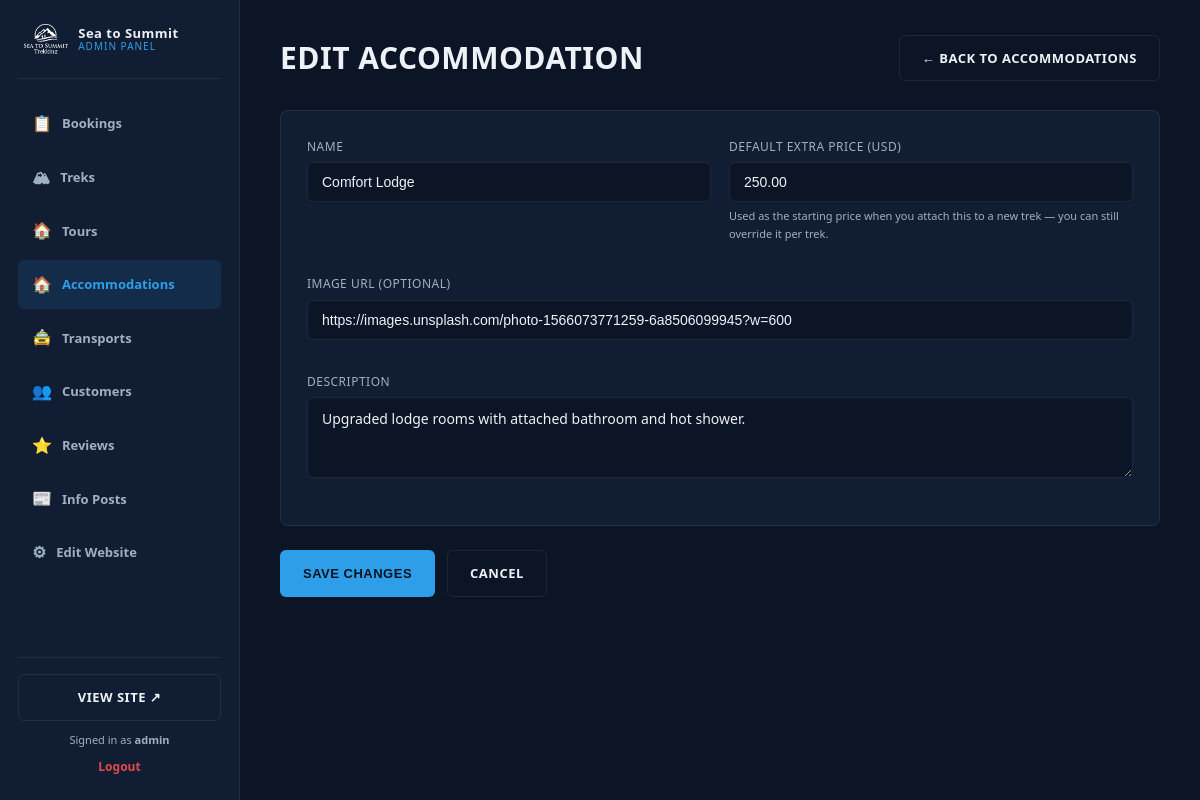
Page /admin/accommodation-form.php?id=2 (signed in) on the committed database.
### tables this page shows
CREATE TABLE accommodations (
    id INT AUTO_INCREMENT PRIMARY KEY,
    name VARCHAR(100) NOT NULL,
    description VARCHAR(255) NOT NULL,
    image_url VARCHAR(255) DEFAULT NULL,
    default_price DECIMAL(10,2) NOT NULL DEFAULT 0,
    created_at TIMESTAMP DEFAULT CURRENT_TIMESTAMP
);

### config.php (called while the page is built, shortened)
<?php
function h($str) {
    return htmlspecialchars($str ?? '', ENT_QUOTES, 'UTF-8');
}

### admin/accommodation-form.php (the view, shortened to what this page needs)
<?php
require_once '../config.php';
$id = isset($_GET['id']) ? (int)$_GET['id'] : (isset($_POST['id']) ? (int)$_POST['id'] : 0);
$isEdit = $id > 0;
$errors = [];
$item = ['name' => '', 'description' => '', 'image_url' => '', 'default_price' => 0];
if ($_SERVER['REQUEST_METHOD'] === 'POST') {
    $item['name'] = trim($_POST['name'] ?? '');
    $item['description'] = trim($_POST['description'] ?? '');
    $item['image_url'] = trim($_POST['image_url'] ?? '') ?: null;
    $item['default_price'] = (float)($_POST['default_price'] ?? 0);
    if ($item['name'] === '') $errors[] = 'Name is required.';
    if (empty($errors)) {
        if ($isEdit) {
            $stmt = $conn->prepare("UPDATE accommodations SET name=?, description=?, image_url=?, default_price=? WHERE id=?");
            $stmt->bind_param('sssdi', $item['name'], $item['description'], $item['image_url'], $item['default_price'], $id);
        } else {
            $stmt = $conn->prepare("INSERT INTO accommodations (name, description, image_url, default_price) VALUES (?,?,?,?)");
            $stmt->bind_param('sssd', $item['name'], $item['description'], $item['image_url'], $item['default_price']);
        }
        $stmt->execute();
        header('Location: accommodations.php?saved=1');
        exit;
    }
} elseif ($isEdit) {
    $stmt = $conn->prepare("SELECT * FROM accommodations WHERE id = ?");
    $stmt->bind_param('i', $id);
    $stmt->execute();
    $found = $stmt->get_result()->fetch_assoc();
    $item = $found;
}
?>
<?php include 'includes/header.php'; ?>
<div class="admin-page-header">
    <div><h1><?= $isEdit ? 'EDIT ACCOMMODATION' : 'ADD ACCOMMODATION' ?></h1></div>
    <a href="accommodations.php" class="btn btn-outline">&larr; BACK TO ACCOMMODATIONS</a>
</div>
<form method="POST">
    <div class="form-card">
        <div class="admin-form-grid">
            <div class="form-field">
                <label>Name</label>
                <input type="text" name="name" value="<?= h($item['name']) ?>" required>
            </div>
            <div class="form-field">
                <label>Default Extra Price (USD)</label>
                <input type="number" step="0.01" name="default_price" value="<?= h($item['default_price']) ?>">
                <div class="hint">Used as the starting price when you attach this to a new trek — you can still override it per trek.</div>
            </div>
            <div class="form-field full">
                <label>Image URL (optional)</label>
                <input type="text" name="image_url" value="<?= h($item['image_url']) ?>">
            </div>
            <div class="form-field full">
                <label>Description</label>
                <textarea name="description" rows="3"><?= h($item['description']) ?></textarea>
            </div>
        </div>
    </div>
    <div style="display:flex;gap:12px;">
        <button type="submit" class="btn btn-primary"><?= $isEdit ? 'SAVE CHANGES' : 'ADD ACCOMMODATION' ?></button>
        <a href="accommodations.php" class="btn btn-outline">CANCEL</a>
    </div>
</form>
<?php include 'includes/footer.php'; ?>

### assets/css/style.css (style rules this page uses)
:root { --navy: #0b1526; --navy-2: #101d33; --navy-3: #16233b; --blue: #2f9ee8; --blue-dark: #1e6fb3; --red: #e04b4b; --text-light: #eef2f7; --text-muted: #9fb0c3; --border: rgba(255,255,255,0.08); --radius: 6px; }
* { box-sizing: border-box; }
body { margin: 0; font-family: 'Segoe UI', Arial, sans-serif; background: var(--navy); color: var(--text-light); line-height: 1.6; }
a { text-decoration: none; color: inherit; }
h1, h2, h3, h4 { font-family: 'Segoe UI', Arial, sans-serif; font-weight: 800; text-transform: uppercase; letter-spacing: 0.5px; margin: 0; }
.btn { display: inline-flex; align-items: center; gap: 8px; padding: 12px 22px; font-weight: 700; font-size: 13px; letter-spacing: 0.5px; border-radius: var(--radius); border: 1px solid transparent; cursor: pointer; transition: all 0.15s ease; }
.btn-primary { background: var(--blue); color: #061420; }
.btn-outline { background: transparent; border-color: var(--border); color: var(--text-light); }
.form-field { margin-bottom: 14px; }
.form-field label { display: block; font-size: 12px; color: var(--text-muted); margin-bottom: 6px; text-transform: uppercase; letter-spacing: 0.5px; }
.form-field input { width: 100%; padding: 11px 14px; border-radius: 6px; border: 1px solid var(--border); background: var(--navy); color: var(--text-light); font-size: 14px; outline: none; }
.admin-page-header { display: flex; align-items: center; justify-content: space-between; flex-wrap: wrap; gap: 14px; margin-bottom: 28px; }
.admin-page-header h1 { font-size: 30px; }
.admin-form-grid { display: grid; grid-template-columns: repeat(2, 1fr); gap: 18px; }
.admin-form-grid .full { grid-column: 1 / -1; }
.form-card { background: var(--navy-2); border: 1px solid var(--border); border-radius: 8px; padding: 26px; margin-bottom: 24px; }
.form-field textarea { width: 100%; padding: 11px 14px; border-radius: 6px; border: 1px solid var(--border); background: var(--navy); color: var(--text-light); font-size: 14px; outline: none; font-family: inherit; resize: vertical; }
.form-field .hint { color: var(--text-muted); font-size: 11px; margin-top: 5px; text-transform: none; }

### rows in the picture
accommodations: name "Comfort Lodge", default_price "250.00", image_url "https://images.unsplash.com/photo-1566073771259-6a8506099945?w=600", description "Upgraded lodge rooms with attached bathroom and hot shower."

### other values in the picture
get_setting('site_name', 'Sea to Summit') "Sea to Summit"
$_SESSION['admin_username'] "admin"
